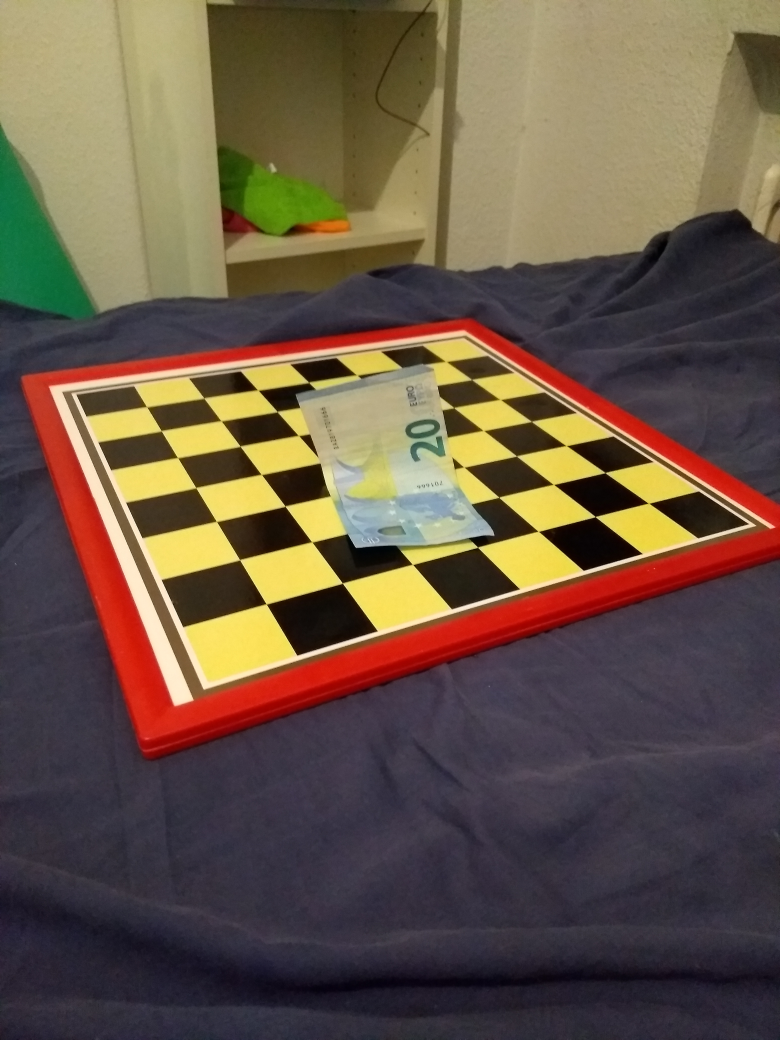
#> input picture block-3/1-Perspective/chess1.jpg, 3120 x 4160 px (shown at 1/4 size)
$ python reprojectplane.py
#> lines starting #> are read from the running program, lines starting #| are printed output that depends on the picture
### select_points.py
import cv2
import matplotlib.pyplot as plt
import time
import numpy
import random
class CorrespondencePoints( ):
    def __init__(self , path1 , path2 , points):

        #Read the originals in rgb
#> called with path1 = 'chess1.jpg', path2 = 'chess2.jpg', points = 4
        self.img1 = cv2.cvtColor(cv2.imread(path1), cv2.COLOR_BGR2RGB)
        self.img2 = cv2.cvtColor(cv2.imread(path2), cv2.COLOR_BGR2RGB)
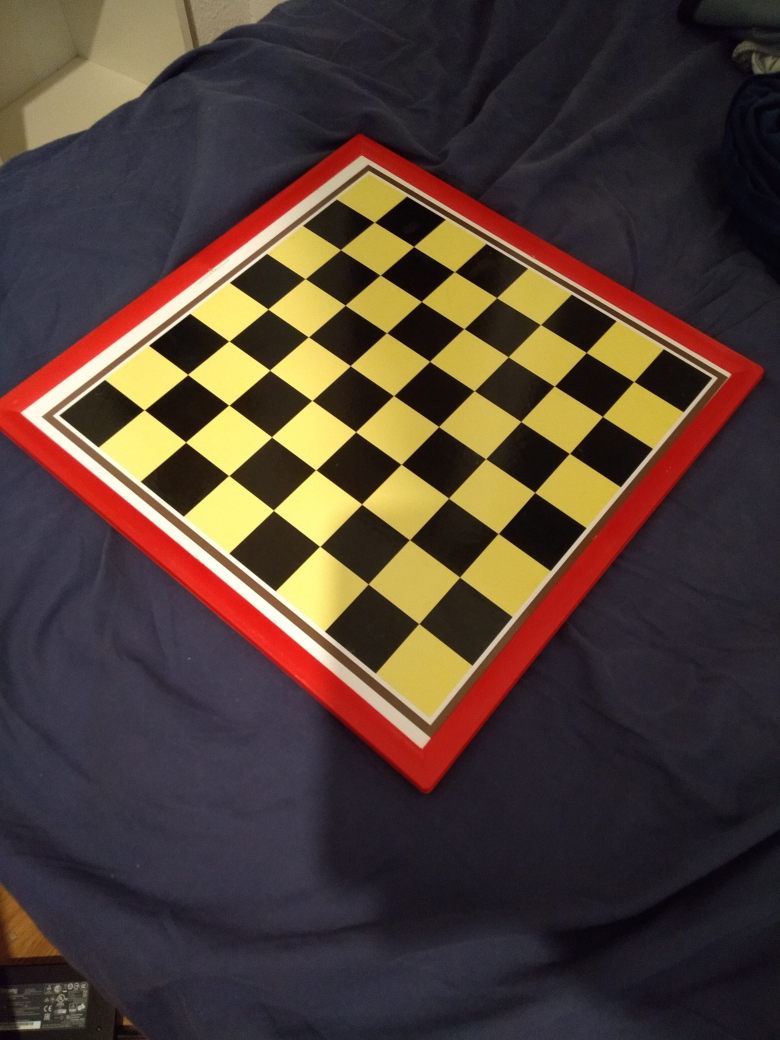
#> input picture block-3/1-Perspective/chess2.jpg, 3120 x 4160 px (shown at 1/4 size)
        #Make a copy to "mark the dots"
        self.img1_copy = self.img1.copy()
        self.img2_copy = self.img2.copy()

        self.corresponding_points = points
        self.iterator = 0

        self.close = False # To block exiting fn
        self.point = ()  #For each individual point
        self.correspondence1 = [] #Correspondence vector in img1
        self.correspondence2 = [] #Correspondence vector in img2
        self.fig = plt.figure()
        self.color =  (random.randrange(256),random.randrange(256),random.randrange(256))
    def getCoord(self):
        #Show the images

        self.ax1 = self.fig.add_subplot(121)
        plt.imshow(self.img1)

        self.ax2 = self.fig.add_subplot(122)
        plt.imshow(self.img2 )

        #Link the click event to the onclick fn
        cid = self.fig.canvas.mpl_connect('button_press_event', self.onclick)
        print("Click on the 1st image")
        plt.show()
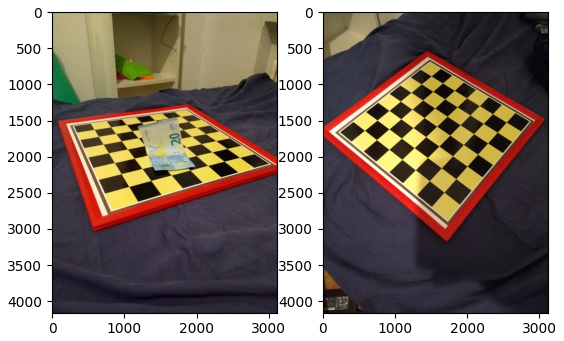
#> figure drawn by matplotlib, 2 panels

        #Wait for the points to be clicked
        while not self.close:
            pass
        return

    # [49 lines left out: function onclick, not called in this run]

#Usage
# [5 lines that do not run on import are left out]

### block-3/1-Perspective/reprojectplane.py

import sys
sys.path.append('../../')
import select_points
import cv2
import numpy as np
from matplotlib import pyplot as plt


# Follow the instructions in the terminal
rep = select_points.CorrespondencePoints('chess1.jpg', 'chess2.jpg' , 4)
#> (the run stopped early here; a loop or call above may not have finished)
